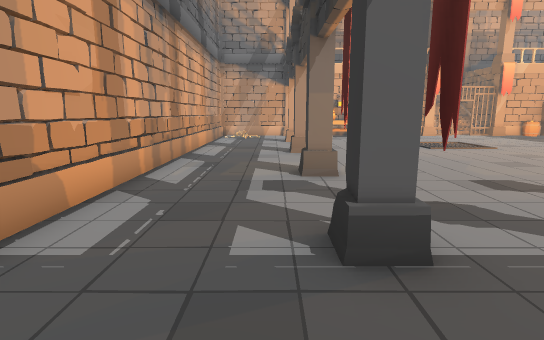
view 1 (above)

16 first-person views from a walk through a 3-D level made in the Unity game engine. The camera is 1.3 m above the floor, tilts 10° down and sees 80° across. Doors are open. The floor is counted in squares, 1 m on a side. Each view is taken from the middle of a square. On the plan, view 1 faces up. The plan holds only what a view shows up to about 14 squares ahead; the rest is blank. The place goes on beyond the plan. The player is left out.

view 2
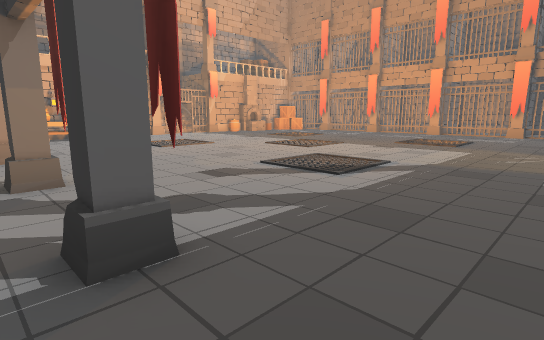

view 3
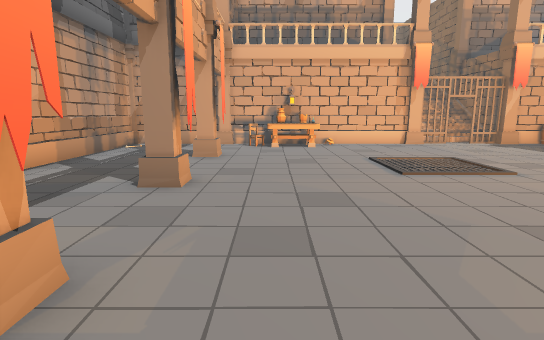

view 4
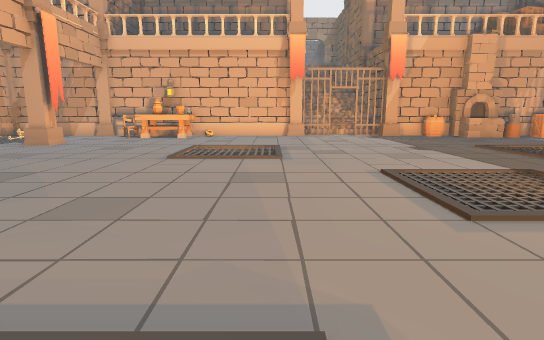

view 5
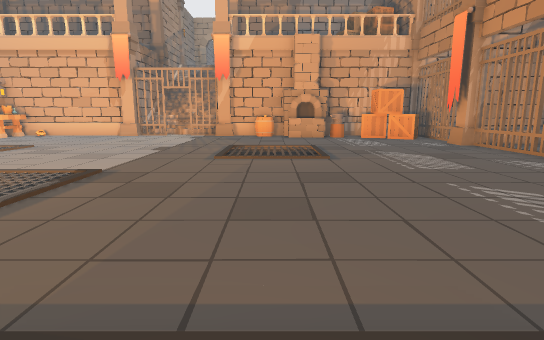

view 6
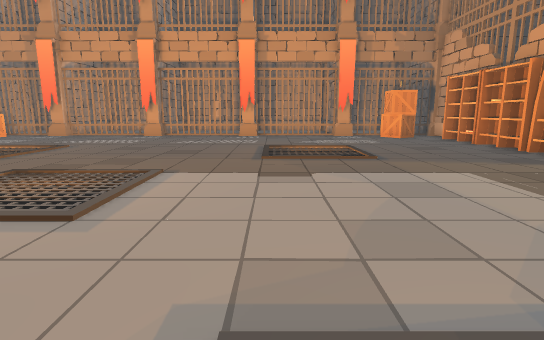

view 7
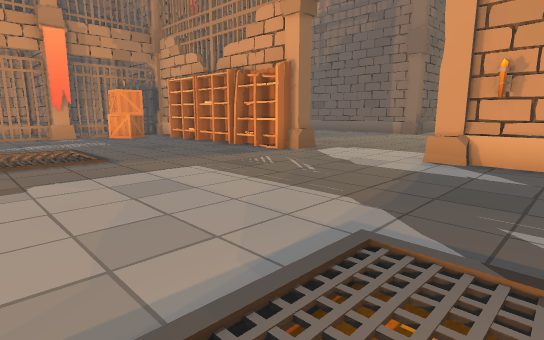

view 8
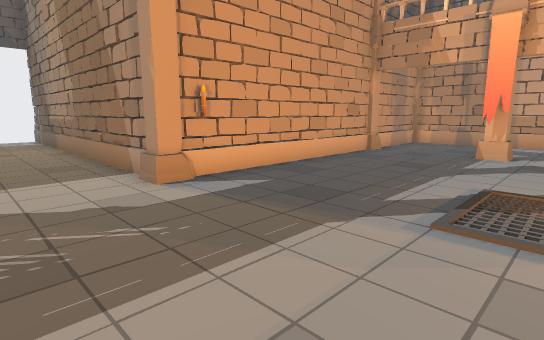

view 9
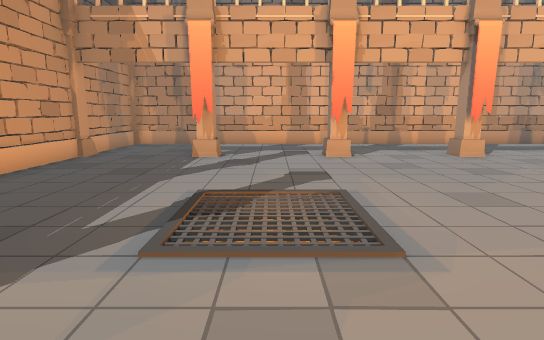

view 10
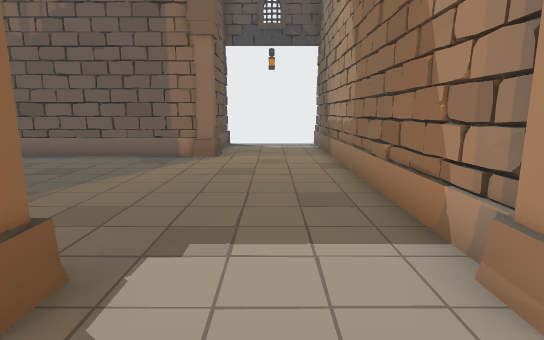

view 11
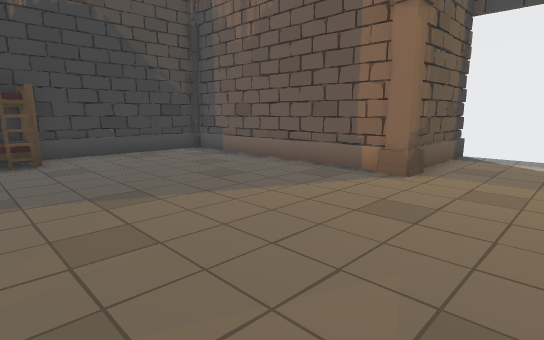

view 12
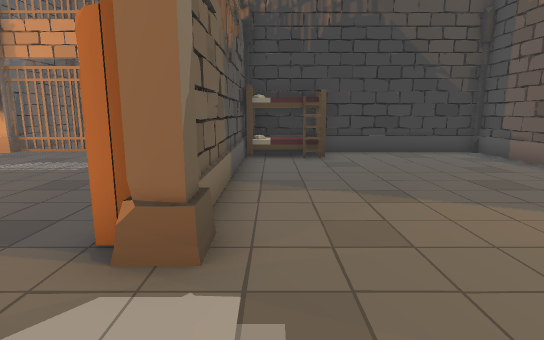

view 13
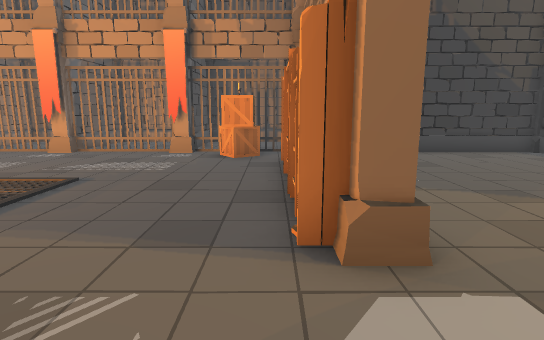

view 14
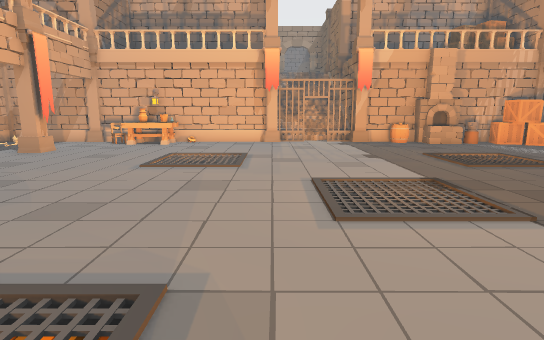

view 15
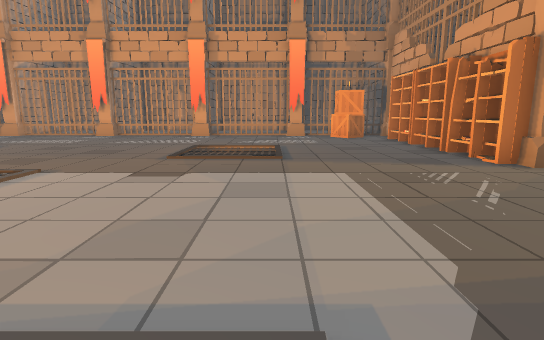

view 16
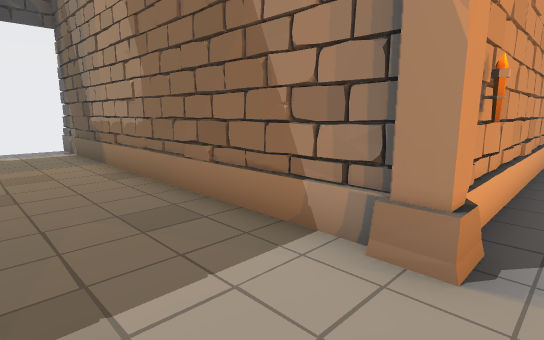

### Floor plan
Key: @ floor where view 1 was taken; # wall or solid block; . floor; / step, stairs or slope; D open door; C column; H chair; T table; B barrel; A box; E bed; O other object.
Columns run from 3 left of view 1 to 21 right of it. Each row starts with its distance up from view 1.
 19 ####C#######C#DDC########
 18 #O...HTTO.........BOOOAA#
 17 #O....................AA#
 16 #.......................#
 15 #...C...................#
 14 #........///.....///....#
 13 #........///.....///....#
 12 #........///.....///....#
 11 #...C...................#
 10 #............///........#
  9 #............///........#
  8 #............///........#
  7 #...C...................#
  6 #........///.....///....#
  5 #........///.....///....#
  4 #........///.....///....#
  3 #...C.................. #
  2 #......................A#
  1 #.....................AA#
  0 #..@............#######A#
 -1 #### ######OCDDDC########
 -2             #..........E#
 -3             #..........E#
 -4             #...........#
 -5             #...........#
 -6             #...........#
 -7             #...........#
 -8             #...........#
 -9             #...C########
-10             #...#
-11             #...#
-12             #...#
-13             DDDDD

Positions as (right, up) in squares from view 1, and headings:
1: (0, 0), facing up
2: (0, 0), facing up-right
3: (3, 5), facing up
4: (8, 5), facing up
5: (15, 5), facing up
6: (7, 6), facing right
7: (7, 6), facing down-right
8: (12, 5), facing down-left
9: (11, 5), facing left
10: (11, 1), facing down
11: (10, -2), facing down-right
12: (10, -2), facing right
13: (10, 0), facing right
14: (9, 4), facing up
15: (7, 4), facing right
16: (12, 0), facing down-left
